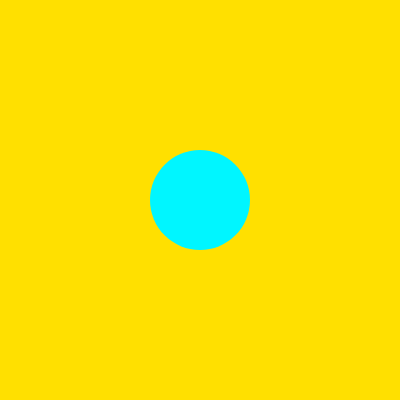
Frame 1 (no input)
Frame 60 (no input): identical to frame 1, image omitted
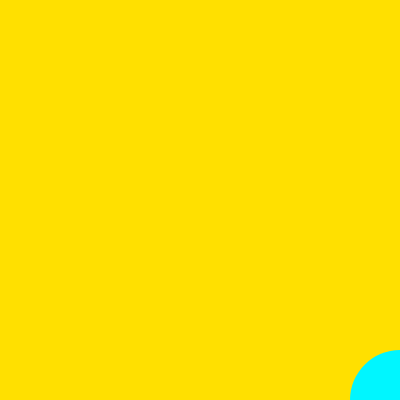
Frame 120 (the mouse pressed at the canvas centre since frame 60)

The p5.js sketch that drew these frames (run headless with seeded random() and noise() and a simulated clock; from frame 60 on, the mouse is pressed at the canvas centre):

// p5.js sketch
// ── sketch.js
const width = 400;
const height = 400;
const halfW = width / 2;
const halfH = height / 2;

let bgColor;
let x = halfW;
let y = halfH;
let s = 100;

function setup() {
	createCanvas(width, height);
	smooth();
	colorMode(HSB);
	fill(random(255), 100, 200);
	bgColor = color(random(255), 150, 255);
}

function draw() {
	background(bgColor);

	if (dist(x, y, mouseX, mouseY) < s / 2) {
		stroke(255);
		cursor(HAND);
		if (mouseIsPressed) {
			strokeWeight(5);
			// this is for natural smooth movment
			x -= pmouseX - mouseX;
			y -= pmouseY - mouseY;
		} else {
			strokeWeight(2);
		}
	} else {
		noStroke();
		cursor(ARROW);
	}

	ellipse(x, y, s, s);
}
